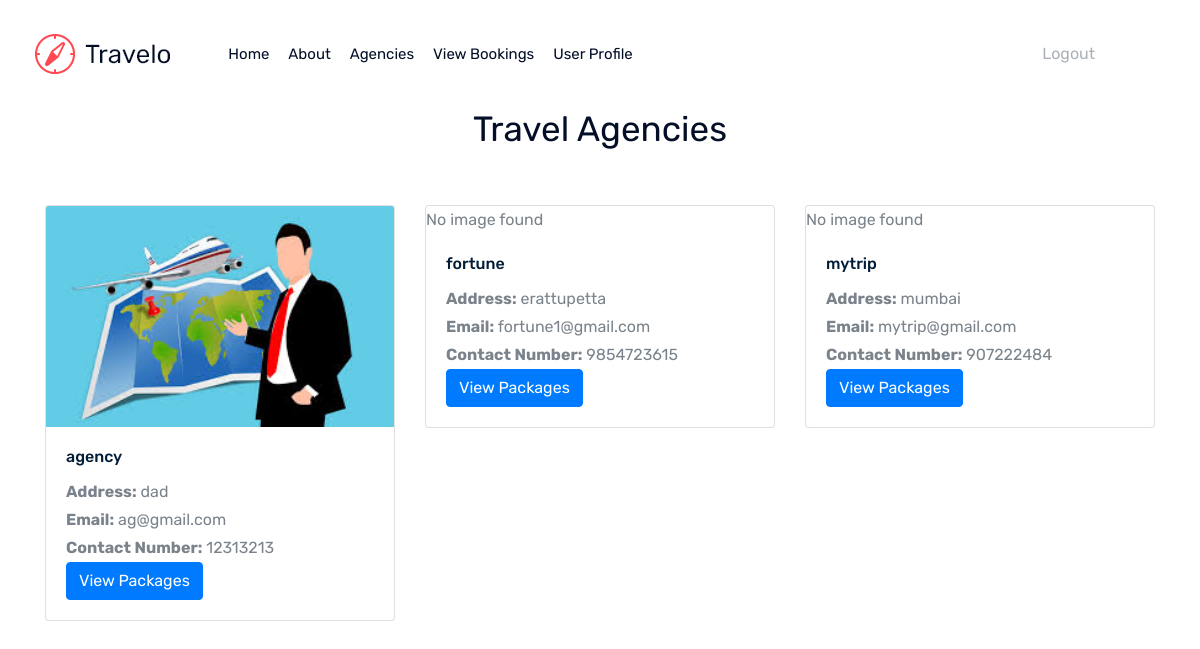
Page /agency_list (signed in) on the committed database.
### travelapp/models.py (models this page shows, shortened)
class TravelAgency(models.Model):
    owner = models.OneToOneField(User, on_delete=models.CASCADE, related_name="agency")
    agency_image = models.ImageField(upload_to='agency/', blank=True, null=True)
    name = models.CharField(max_length=255)
    address = models.TextField()
    contact_email = models.EmailField()
    contact_number = models.CharField(max_length=20)
    website = models.URLField(blank=True, null=True)
    is_approved = models.BooleanField(default=False)
    approved_on = models.DateTimeField(blank=True, null=True)

### travelapp/views.py (the view)
# urls.py: path('agency_list', agency_list, name='agency_list'),
@login_required
def agency_list(request):
    agencies = TravelAgency.objects.all()  # Fetch all agencies
    return render(request, 'user/agency_list.html', {'agencies': agencies})

### travelapp/templates/user/agency_list.html
{% block content %} {% load static %}
{% if user.is_authenticated %}
{% if user.agency %} {% include 'agency/header.html' %}
{% elif user.is_staff %} {% include 'travelAdmin/header.html' %}
{% else %} {% include 'user/header.html' %} {% endif %}
{% else %} {% include 'header.html' %} {% endif %}
<div class="container">
    <div class="section_title text-center mb-5">
        <h3>Travel Agencies</h3>
    </div>
    <div class="row">
        {% for agency in agencies %}
        <div class="col-lg-4 col-md-6 mb-4">
            <div class="card">
                {% if agency.agency_image %}
                <img src="{{ agency.agency_image.url }}" alt="{{ agency.name }} Image" class="card-img-top" />
                {% else %}
                <p>No image found</p>
                {% endif %}
                <div class="card-body">
                    <h5 class="card-title">{{ agency.name }}</h5>
                    <p class="card-text"><strong>Address:</strong> {{ agency.address }}</p>
                    <p class="card-text"><strong>Email:</strong> {{ agency.contact_email }}</p>
                    <p class="card-text"><strong>Contact Number:</strong> {{ agency.contact_number }}</p>
                    <a href="{% url 'view_agency_packages' agency.id %}" class="btn btn-primary">View Packages</a>
                </div>
            </div>
        </div>
        {% endfor %}
    </div>
</div>
{% endblock %}

### travelapp/templates/user/header.html (shortened to what this page needs)
{% load static %}
<header>
    <div class="header-area">
        <div id="sticky-header" class="main-header-area">
            <div class="container-fluid">
                <div class="header_bottom_border">
                    <div class="row align-items-center">
                        <div class="col-xl-2 col-lg-2">
                            <div class="logo">
                                <a href="/packages">
                                    <img src="{% static 'img/logo.png' %}" alt="">
                                </a>
                            </div>
                        </div>
                        <div class="col-xl-6 col-lg-6">
                            <div class="main-menu d-none d-lg-block">
                                <nav>
                                    <ul id="navigation">
                                        <li><a class="active" href="/packages">home</a></li>
                                        <li><a href="/about">About</a></li>
                                        <li><a class="" href="/agency_list">Agencies</a></li>
                                        <li><a class="" href="/user_bookings">View Bookings</a></li>
                                        <li><a href="{% url 'user_profile' %}"> User Profile</a></li>
                                    </ul>
                                </nav>
                            </div>
                        </div>
                        <div class="col-xl-4 col-lg-4 d-none d-lg-block">
                            <div class="social_wrap d-flex align-items-center justify-content-end">
                                <div class="social_links d-none d-xl-block">
                                    <ul>
                                        <li><a class="" href="{% url 'logout' %}">Logout</a></li>
                                    </ul>
                                </div>
                            </div>
                        </div>
                    </div>
                </div>
            </div>
        </div>
    </div>
    <link rel="stylesheet" href="{% static 'css/bootstrap.min.css' %}">
    <link rel="stylesheet" href="{% static 'css/owl.carousel.min.css' %}">
    <link rel="stylesheet" href="{% static 'css/magnific-popup.css' %}">
    <link rel="stylesheet" href="{% static 'css/font-awesome.min.css' %}">
    <link rel="stylesheet" href="{% static 'css/themify-icons.css' %}">
    <link rel="stylesheet" href="{% static 'css/nice-select.css' %}">
    <link rel="stylesheet" href="{% static 'css/flaticon.css' %}">
    <link rel="stylesheet" href="{% static 'css/gijgo.css' %}">
    <link rel="stylesheet" href="{% static 'css/animate.css' %}">
    <link rel="stylesheet" href="{% static 'css/slick.css' %}">
    <link rel="stylesheet" href="{% static 'css/slicknav.css' %}">
    <link rel="stylesheet" href="https://ajax.googleapis.com/ajax/libs/jqueryui/1.11.2/themes/smoothness/jquery-ui.css">
    <link rel="stylesheet" href="{% static 'css/style.css' %}">
</header>

### rows in the picture
TravelAgency: agency_image (picture), name "agency", address "dad", contact_email "ag@gmail.com", contact_number "12313213"
TravelAgency: shows "No image found", name "fortune", address "erattupetta", contact_email "fortune1@gmail.com", contact_number "9854723615"
TravelAgency: shows "No image found", name "mytrip", address "mumbai", contact_email "mytrip@gmail.com", contact_number "907222484"
